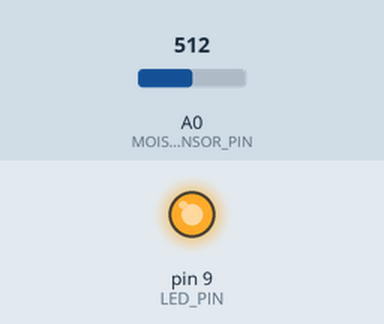
This sketch was run on a simulated Arduino Uno, built with avr-gcc and run on an emulated ATmega328P. Parts: output pins drawn as LEDs (lit = HIGH). The inputs (shaded band) are chosen by the test bench; at power-on: A0 (MOISTURE_SENSOR_PIN) = 512.

Above: at 0.3 s.
At 26.1 s:
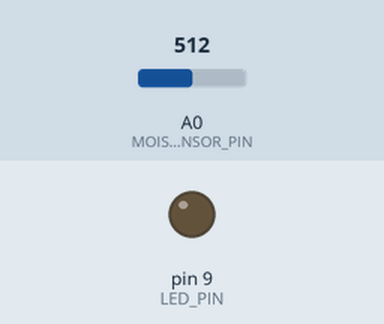
Timing chart, 0 to 40.0 s (numbered marks = the images above):
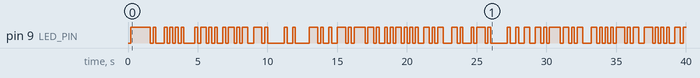

The sketch:

INTENSITY-TRANS.ino
```cpp
#define LED_PIN 9
#define MOISTURE_SENSOR_PIN A0
#define PERIOD 200

const char *string = "This project focuses on improving precision agriculture";
int string_length;

void setup() {
  pinMode(LED_PIN, OUTPUT);
  pinMode(MOISTURE_SENSOR_PIN, INPUT);
  Serial.begin(9600);
  string_length = strlen(string);  // Correctly initialize the global string_length
}

void loop() {
  int moisture_value = analogRead(MOISTURE_SENSOR_PIN);
  char moisture_char = map(moisture_value, 0, 1023, 0, 255);  // Map moisture value to char
  send_byte(moisture_char);  // Send moisture level

  for (int i = 0; i < string_length; i++) {
    send_byte(string[i]);
  }
  delay(100);
}

void send_byte(char my_byte) {
  digitalWrite(LED_PIN, LOW);
  delay(PERIOD);

  uint8_t bin;

  for (int i = 0; i < 8; i++) {
    int led_state = bitRead(my_byte, i);
    digitalWrite(LED_PIN, led_state != 0);
    delay(PERIOD);
  }

  digitalWrite(LED_PIN, HIGH);
  delay(PERIOD);
}
```

Measured:
- by itself, pin 9 (LED_PIN): LOW → HIGH at 0.20 s, → LOW 1.4 s later, → HIGH 0.20 s later, → LOW 0.20 s later, … (123 changes in this stretch)
